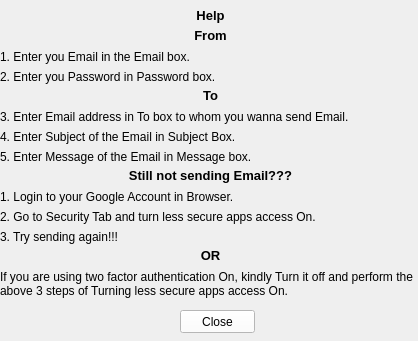
<?xml version="1.0" encoding="UTF-8"?>
<ui version="4.0">
 <class>HelpWindow</class>
 <widget class="QMainWindow" name="HelpWindow">
  <property name="geometry">
   <rect>
    <x>0</x>
    <y>0</y>
    <width>418</width>
    <height>341</height>
   </rect>
  </property>
  <property name="sizePolicy">
   <sizepolicy hsizetype="Fixed" vsizetype="Fixed">
    <horstretch>0</horstretch>
    <verstretch>0</verstretch>
   </sizepolicy>
  </property>
  <property name="maximumSize">
   <size>
    <width>486</width>
    <height>393</height>
   </size>
  </property>
  <property name="windowTitle">
   <string>Help</string>
  </property>
  <property name="locale">
   <locale language="English" country="Pakistan"/>
  </property>
  <widget class="QWidget" name="centralwidget">
   <widget class="QLabel" name="label2">
    <property name="geometry">
     <rect>
      <x>0</x>
      <y>50</y>
      <width>421</width>
      <height>16</height>
     </rect>
    </property>
    <property name="text">
     <string>1. Enter you Email in the Email box. </string>
    </property>
    <property name="alignment">
     <set>Qt::AlignLeading|Qt::AlignLeft|Qt::AlignTop</set>
    </property>
   </widget>
   <widget class="QPushButton" name="btnClose">
    <property name="geometry">
     <rect>
      <x>180</x>
      <y>310</y>
      <width>75</width>
      <height>23</height>
     </rect>
    </property>
    <property name="cursor">
     <cursorShape>PointingHandCursor</cursorShape>
    </property>
    <property name="styleSheet">
     <string notr="true">color:black;
background-color:white;</string>
    </property>
    <property name="text">
     <string>Close</string>
    </property>
   </widget>
   <widget class="QLabel" name="label0">
    <property name="geometry">
     <rect>
      <x>0</x>
      <y>0</y>
      <width>421</width>
      <height>31</height>
     </rect>
    </property>
    <property name="font">
     <font>
      <pointsize>10</pointsize>
      <weight>75</weight>
      <bold>true</bold>
     </font>
    </property>
    <property name="text">
     <string>Help</string>
    </property>
    <property name="alignment">
     <set>Qt::AlignCenter</set>
    </property>
   </widget>
   <widget class="QLabel" name="label3">
    <property name="geometry">
     <rect>
      <x>0</x>
      <y>70</y>
      <width>421</width>
      <height>16</height>
     </rect>
    </property>
    <property name="text">
     <string>2. Enter you Password in Password box.</string>
    </property>
    <property name="alignment">
     <set>Qt::AlignLeading|Qt::AlignLeft|Qt::AlignTop</set>
    </property>
   </widget>
   <widget class="QLabel" name="label5">
    <property name="geometry">
     <rect>
      <x>0</x>
      <y>110</y>
      <width>421</width>
      <height>16</height>
     </rect>
    </property>
    <property name="text">
     <string>3. Enter Email address in To box to whom you wanna send Email.</string>
    </property>
    <property name="alignment">
     <set>Qt::AlignLeading|Qt::AlignLeft|Qt::AlignTop</set>
    </property>
   </widget>
   <widget class="QLabel" name="label6">
    <property name="geometry">
     <rect>
      <x>0</x>
      <y>130</y>
      <width>421</width>
      <height>16</height>
     </rect>
    </property>
    <property name="text">
     <string>4. Enter Subject of the Email in Subject Box.</string>
    </property>
    <property name="alignment">
     <set>Qt::AlignLeading|Qt::AlignLeft|Qt::AlignTop</set>
    </property>
   </widget>
   <widget class="QLabel" name="label1">
    <property name="geometry">
     <rect>
      <x>0</x>
      <y>20</y>
      <width>421</width>
      <height>31</height>
     </rect>
    </property>
    <property name="font">
     <font>
      <pointsize>10</pointsize>
      <weight>75</weight>
      <bold>true</bold>
     </font>
    </property>
    <property name="text">
     <string>From</string>
    </property>
    <property name="alignment">
     <set>Qt::AlignCenter</set>
    </property>
   </widget>
   <widget class="QLabel" name="label4">
    <property name="geometry">
     <rect>
      <x>0</x>
      <y>80</y>
      <width>421</width>
      <height>31</height>
     </rect>
    </property>
    <property name="font">
     <font>
      <pointsize>10</pointsize>
      <weight>75</weight>
      <bold>true</bold>
     </font>
    </property>
    <property name="text">
     <string>To</string>
    </property>
    <property name="alignment">
     <set>Qt::AlignCenter</set>
    </property>
   </widget>
   <widget class="QLabel" name="label7">
    <property name="geometry">
     <rect>
      <x>0</x>
      <y>150</y>
      <width>421</width>
      <height>16</height>
     </rect>
    </property>
    <property name="text">
     <string>5. Enter Message of the Email in Message box.</string>
    </property>
    <property name="alignment">
     <set>Qt::AlignLeading|Qt::AlignLeft|Qt::AlignTop</set>
    </property>
   </widget>
   <widget class="QLabel" name="label8">
    <property name="geometry">
     <rect>
      <x>0</x>
      <y>160</y>
      <width>421</width>
      <height>31</height>
     </rect>
    </property>
    <property name="font">
     <font>
      <pointsize>10</pointsize>
      <weight>75</weight>
      <bold>true</bold>
     </font>
    </property>
    <property name="text">
     <string>Still not sending Email???</string>
    </property>
    <property name="alignment">
     <set>Qt::AlignCenter</set>
    </property>
   </widget>
   <widget class="QLabel" name="label9">
    <property name="geometry">
     <rect>
      <x>0</x>
      <y>190</y>
      <width>421</width>
      <height>16</height>
     </rect>
    </property>
    <property name="text">
     <string>1. Login to your Google Account in Browser.</string>
    </property>
    <property name="alignment">
     <set>Qt::AlignLeading|Qt::AlignLeft|Qt::AlignTop</set>
    </property>
   </widget>
   <widget class="QLabel" name="label10">
    <property name="geometry">
     <rect>
      <x>0</x>
      <y>210</y>
      <width>421</width>
      <height>16</height>
     </rect>
    </property>
    <property name="text">
     <string>2. Go to Security Tab and turn less secure apps access On.</string>
    </property>
    <property name="alignment">
     <set>Qt::AlignLeading|Qt::AlignLeft|Qt::AlignTop</set>
    </property>
   </widget>
   <widget class="QLabel" name="label11">
    <property name="geometry">
     <rect>
      <x>0</x>
      <y>230</y>
      <width>421</width>
      <height>16</height>
     </rect>
    </property>
    <property name="text">
     <string>3. Try sending again!!!</string>
    </property>
    <property name="alignment">
     <set>Qt::AlignLeading|Qt::AlignLeft|Qt::AlignTop</set>
    </property>
   </widget>
   <widget class="QLabel" name="label12">
    <property name="geometry">
     <rect>
      <x>0</x>
      <y>240</y>
      <width>421</width>
      <height>31</height>
     </rect>
    </property>
    <property name="font">
     <font>
      <pointsize>10</pointsize>
      <weight>75</weight>
      <bold>true</bold>
     </font>
    </property>
    <property name="text">
     <string>OR</string>
    </property>
    <property name="alignment">
     <set>Qt::AlignCenter</set>
    </property>
   </widget>
   <widget class="QLabel" name="label13">
    <property name="geometry">
     <rect>
      <x>0</x>
      <y>270</y>
      <width>421</width>
      <height>31</height>
     </rect>
    </property>
    <property name="text">
     <string>If you are using two factor authentication On, kindly Turn it off and perform the above 3 steps of Turning less secure apps access On.</string>
    </property>
    <property name="alignment">
     <set>Qt::AlignLeading|Qt::AlignLeft|Qt::AlignTop</set>
    </property>
    <property name="wordWrap">
     <bool>true</bool>
    </property>
   </widget>
  </widget>
 </widget>
 <resources/>
 <connections/>
</ui>
